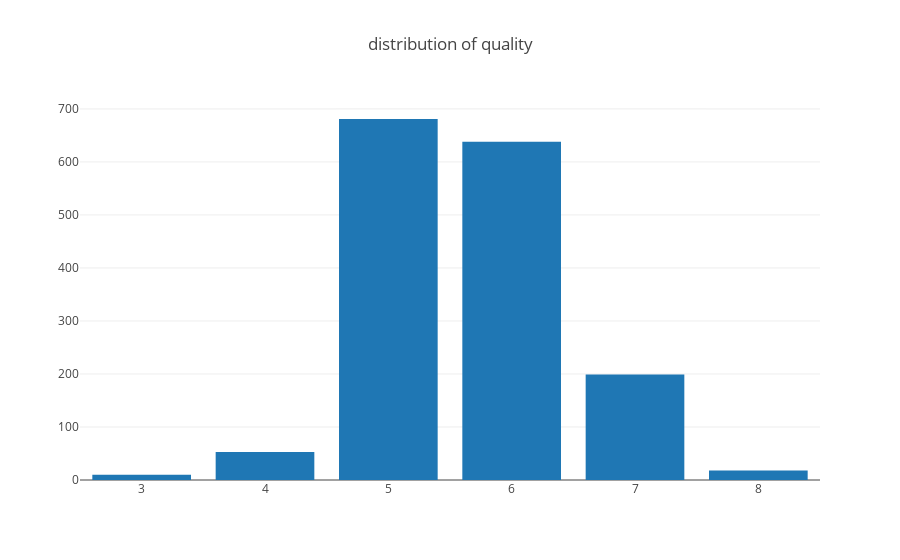

The cell this chart's notebook holds for it:
### Markdown cell above
### Bar Chart

This example is analogous to the bar chart example above. With `plotly` however, we get interactivity:

### Code cell
histogram = df["quality"].value_counts().sort_index()

barchart = plotly.graph_objs.Bar(
    x=histogram.index,
    y=histogram
)

layout = plotly.graph_objs.Layout(title="distribution of quality", autosize=True)
figure = plotly.graph_objs.Figure(data=[barchart], layout=layout)

iplot(figure_or_data=figure)

### Figure 1 — Plotly figure (JSON) as saved in the notebook; plotly's stock layout.template omitted (floating-point values rounded to 4 significant figures)
{"data": [{"type": "bar", "uid": "448df2a9-139b-4fa4-a806-ed8f1f1f30b5", "x": [3, 4, 5, 6, 7, 8], "y": [10, 53, 681, 638, 199, 18]}], "layout": {"autosize": true, "title": {"text": "distribution of quality"}, "xaxis": {"autorange": true, "range": [2.5, 8.5], "type": "linear"}, "yaxis": {"autorange": true, "range": [0, 716.8], "type": "linear"}}}
